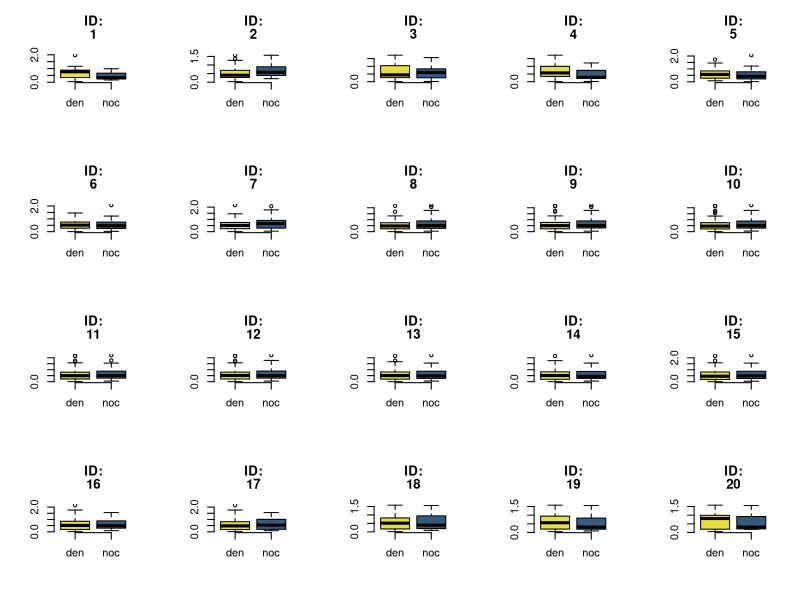

Write R code to recreate this figure.
# DATAFRAME
{
jedinec = rep(x = 1:20, each = 20)
jezci = data.frame(ID = jedinec, cas = character(400), datum = character(400), datumocas = character(400), 
                   pohlavi = character(400) , vek = character(400), ODBA = character(400), denni_doba = character(400), teplota = character(400))

for (i in 1:400) {
cas_hod = sample(x = 0:23, size = 400, replace = T)
cas_min = sample(x = 0:59, size = 400, replace = T)
jezci$cas[i] = paste(cas_hod[i], cas_min[i], sep = ":")
}

datum1 = rep(x = c("1.6.2021","2.6.2021"), each = 10)
jezci$datum = rep(datum1, times = 20)

pohlavi_nahodne = sample(x = c("samec", "samice"), size = 20, replace = T)
jezci$pohlavi = rep(x = pohlavi_nahodne, each = 20)

vek_nahoda = sample(x = 1:5, size = 20, replace = T)
jezci$vek = rep(x = vek_nahoda, each = 20)

jezci$ODBA = abs(rnorm(n = 400, mean = 0, sd = 0.7))

jezci$datumocas = as.POSIXct(paste(jezci$datum, jezci$cas, sep = " "), 
                       format = "%d.%m.%Y %H:%M")

cas_posix = as.POSIXct(jezci$cas, format = "%H:%M")
den.noc = function(cas){
  vychod = as.POSIXct("4:56", format = "%H:%M")
  zapad = as.POSIXct("21:05", format = "%H:%M")
  denni_doba = ifelse(test = (cas_posix<vychod|cas_posix > zapad), "noc", "den")
  return(denni_doba)
}
jezci$denni_doba = den.noc(jezci$cas)

}

for(i in 1:400){
if(jezci$denni_doba[i] == "noc"){
  jezci$teplota[i] = rnorm(1, mean = 15, sd = 2)
} else {
  jezci$teplota[i] = rnorm(1, mean = 24, sd = 2)
}
}

tapply(X = jezci$ODBA, INDEX = jezci$ID, FUN = mean)
tapply(X = jezci$ODBA, INDEX = jezci$pohlavi, FUN = mean)

dev.new()
par(mfrow = c(4,5))
for(i in 1:20){
  boxplot(jezci$ODBA[(i - 1) * 20 + 1:(i * 20)]~jezci$denni_doba[(i - 1) * 20 + 1:(i * 20)],
          main=c("ID:", i), ylab = "", xlab = "", col = c("#E5DE44", "#355C7D"), frame = F)
}
tiff(filename = "graf_jezci2.tiff", 
     width = 4096, height = 2304,
     res = 300,
     units = "px",
     compression = "lzw")
dev.off()
# poradi ukladani grafu: dev.new(), tiff, par, plot, dev.off()
